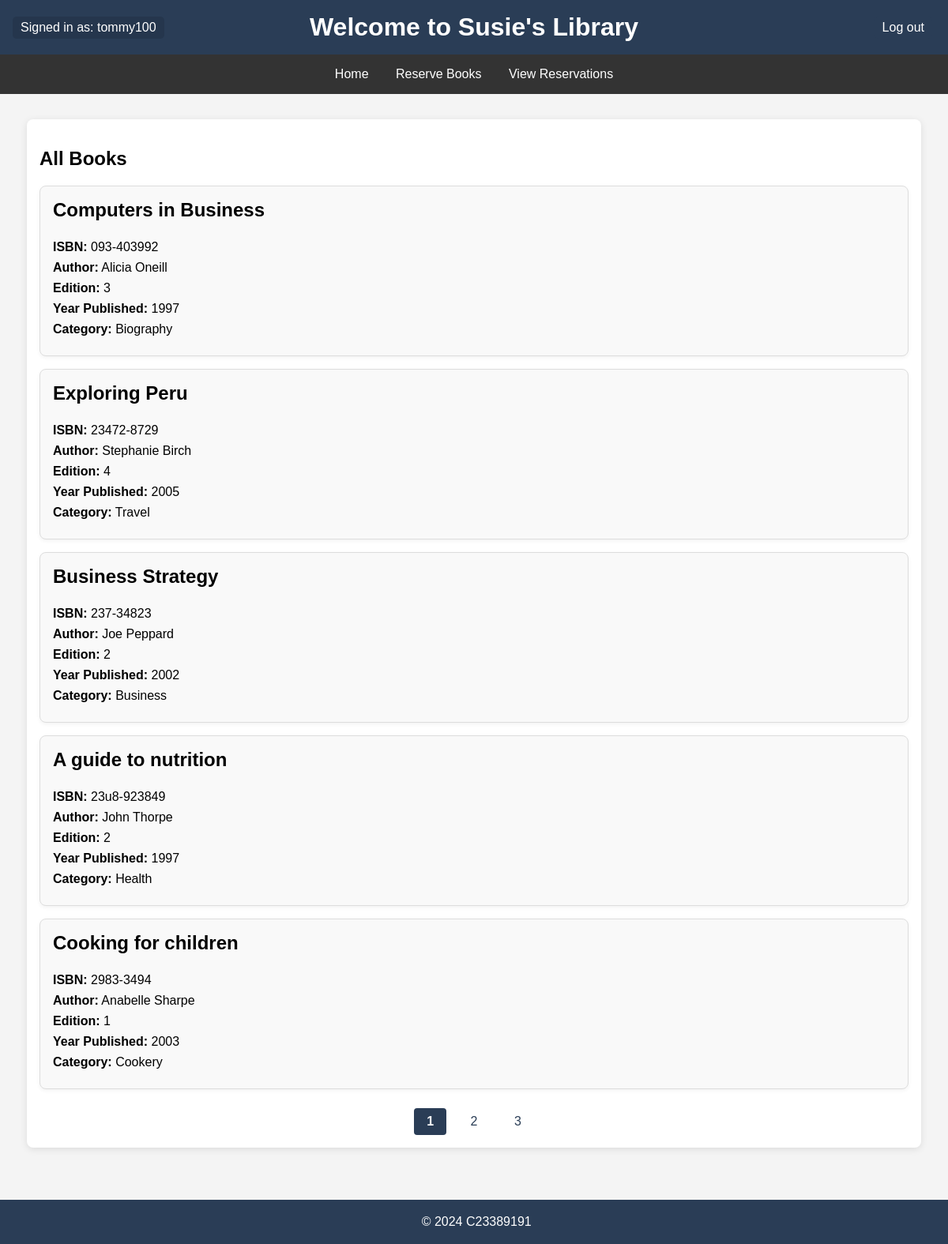
The app's page /AS/index.php (signed in) with its own data.
### tables this page shows
CREATE TABLE IF NOT EXISTS Books
(
    ISBN VARCHAR(30) PRIMARY KEY,
    BookTitle VARCHAR(30),
    Author VARCHAR(30),
    Edition INT(2),
    YearPublished YEAR,
    Category VARCHAR(3),
    Reserved CHAR(1),
   
    CONSTRAINT fk_category
    FOREIGN KEY (Category)
    REFERENCES Categories(CategoryID)
);

CREATE TABLE IF NOT EXISTS Categories
(
    CategoryID VARCHAR(3) PRIMARY KEY,
    CategoryDescription VARCHAR(30)
);

### AS/index.php (the view, shortened to what this page needs)
<!DOCTYPE html>
<html lang="en">
<head>
    <link rel="stylesheet" href="style.css">
</head>
<body>
    <?php
        include 'header.php';
    ?>
    <div class="content">
        <h2>All Books</h2>
        <?php
        require_once "database.php";
        if (!isset($_SESSION['user_id'])) {
            echo "<p>Please <a href='login.php'>login</a> to view books.</p>";
        } else {
            $page = isset($_GET['page']) && is_numeric($_GET['page']) ? (int)$_GET['page'] : 1;
            $rows = 5;
            $offset = ($page - 1) * $rows;
            $count_sql = "SELECT COUNT(*) as total FROM books";
            $count_result = $conn->query($count_sql);
            $row = $count_result->fetch_assoc();
            $total_rows = $row['total'];
            $total_pages = ceil($total_rows/$rows);
            $sql = "SELECT * FROM books LIMIT $rows OFFSET $offset";
            $result = $conn->query($sql);
            if ($result->num_rows > 0) {
                while($row = $result->fetch_assoc()) {
                    $cat = $row["Category"];
                    $sql2 = "SELECT CategoryDescription FROM Categories WHERE CategoryID = '$cat'";
                    $result2 = $conn->query($sql2);
                    $row2 = $result2->fetch_assoc();
                    echo '<div class="book-box">';
                    echo '<h3>' . $row["BookTitle"] . '</h3>';
                    echo '<p><strong>ISBN:</strong> ' . $row["ISBN"] . '</p>';
                    echo '<p><strong>Author:</strong> ' . $row["Author"] . '</p>';
                    echo '<p><strong>Edition:</strong> ' . $row["Edition"] . '</p>';
                    echo '<p><strong>Year Published:</strong> ' . $row["YearPublished"] . '</p>';
                    echo '<p><strong>Category:</strong> ' . $row2["CategoryDescription"] . '</p>';
                    echo '</div>';
                }
            } else {
                echo "<div class='book-box'>
                    <p> 0 results </p>
                    </div>";
            }
            echo "<div class='pagination' >";
            for ($i = 1; $i <= $total_pages; $i++) {
                if ($i == $page) {
                    echo "<strong>$i</strong> ";
                } else {
                    echo "<a href='index.php?page=$i'>$i</a> ";
                }
            }
            echo "</div>";
        }
        ?>
    </div>
    <?php
        include 'footer.php';
    ?>
</body>
</html>

### AS/style.css (style rules this page uses)
body { font-family: Arial, sans-serif; margin: 0; padding: 0; background-color: #f4f4f4; }
.content { max-width: 1100px; margin: 2rem auto; padding: 1rem; background-color: white; border-radius: 8px; box-shadow: 0 2px 10px rgba(0, 0, 0, 0.1); }
.book-box { background-color: #f9f9f9; padding: 1rem; margin: 1rem 0; border: 1px solid #ddd; border-radius: 8px; box-shadow: 0 2px 5px rgba(0, 0, 0, 0.05); }
.book-box h3 { margin-top: 0; font-size: 1.5rem; }
.book-box p { margin: 0.5rem 0; }
.pagination { text-align: center; margin-top: 1.5rem; }
.pagination a, .pagination strong { display: inline-block; padding: 0.5rem 1rem; margin: 0 5px; font-size: 1rem; color: #2a3d56; text-decoration: none; border-radius: 4px; transition: background-color 0.3s; }
.pagination a:hover, .pagination strong { background-color: #2a3d56; color: white; }

### records on screen
books: BookTitle "Computers in Business", ISBN "093-403992", Author "Alicia Oneill", Edition "3", YearPublished "1997", Category.CategoryDescription "Biography"
books: BookTitle "Exploring Peru", ISBN "23472-8729", Author "Stephanie Birch", Edition "4", YearPublished "2005", Category.CategoryDescription "Travel"
books: BookTitle "Business Strategy", ISBN "237-34823", Author "Joe Peppard", Edition "2", YearPublished "2002", Category.CategoryDescription "Business"
books: BookTitle "A guide to nutrition", ISBN "23u8-923849", Author "John Thorpe", Edition "2", YearPublished "1997", Category.CategoryDescription "Health"
books: BookTitle "Cooking for children", ISBN "2983-3494", Author "Anabelle Sharpe", Edition "1", YearPublished "2003", Category.CategoryDescription "Cookery"

### other values on screen
$_SESSION['user_id'] "tommy100"
